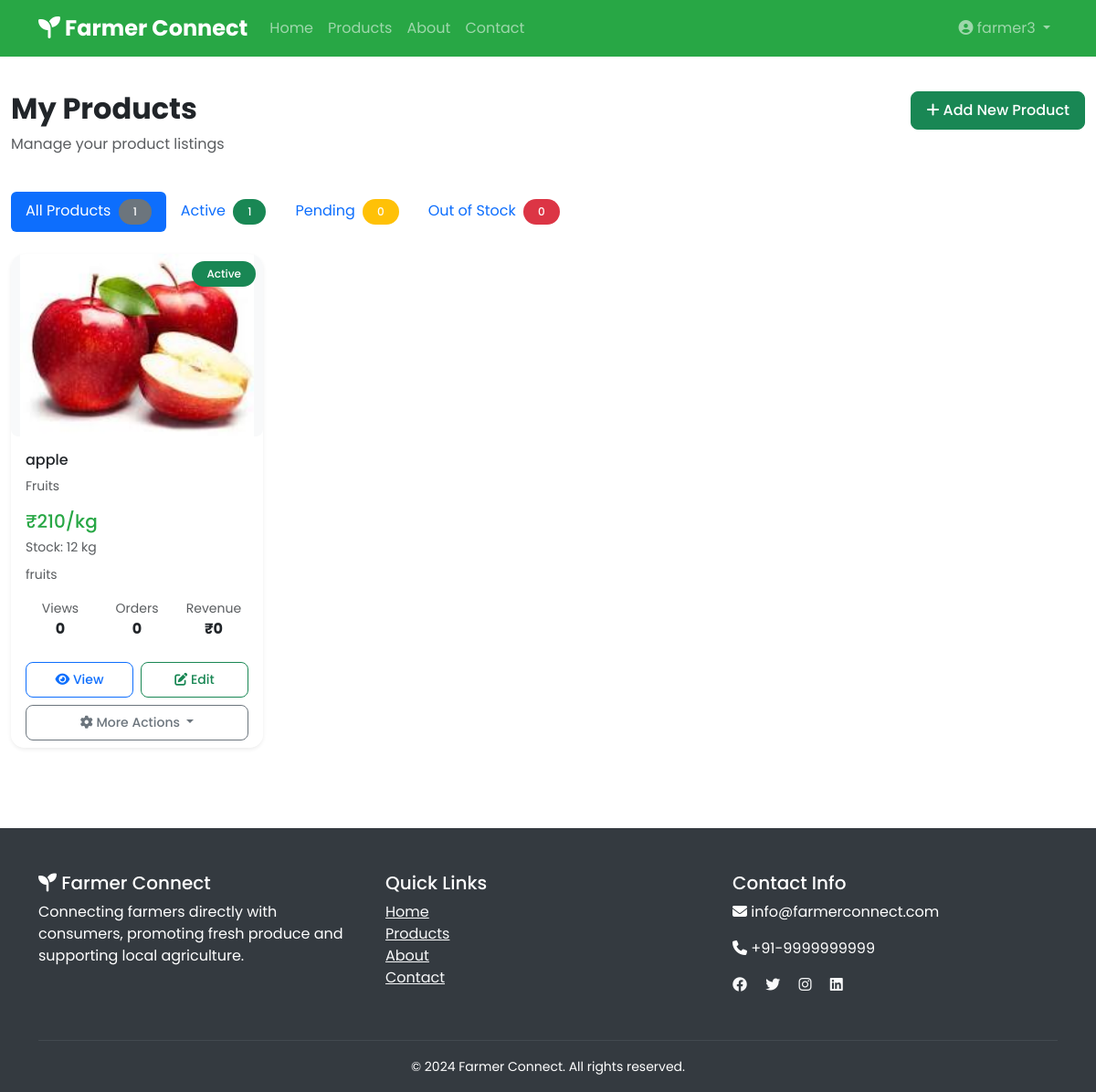
Screenshot of /farmer/products (signed in) with the database file from the repository.
### tables this page shows
CREATE TABLE products (
            id INTEGER PRIMARY KEY AUTOINCREMENT,
            farmer_id INTEGER NOT NULL,
            name VARCHAR(100) NOT NULL,
            description TEXT,
            category VARCHAR(50) NOT NULL,
            price DECIMAL(10,2) NOT NULL,
            unit VARCHAR(20) NOT NULL,
            quantity INTEGER NOT NULL DEFAULT 0,
            image VARCHAR(200),
            is_approved BOOLEAN DEFAULT 0,
            is_featured BOOLEAN DEFAULT 0,
            harvest_date DATE,
            expiry_date DATE,
            organic BOOLEAN DEFAULT 0,
            created_at TIMESTAMP DEFAULT CURRENT_TIMESTAMP,
            updated_at TIMESTAMP DEFAULT CURRENT_TIMESTAMP,
            FOREIGN KEY (farmer_id) REFERENCES users (id)
        );

### modules/farmer.py (the view)
@farmer_bp.route('/products')
@require_login(['farmer'])
@require_approval
def products():
    conn = get_db_connection()
    farmer = conn.execute('''
        SELECT * FROM users WHERE id = ? AND user_type = 'farmer'
    ''', (session['user_id'],)).fetchone()
    if not farmer:
        flash('Farmer not found!', 'error')
        return redirect(url_for('auth.login'))
    stats = {}
    stats['total_products'] = conn.execute('''
        SELECT COUNT(*) FROM products WHERE farmer_id = ?
    ''', (session['user_id'],)).fetchone()[0]
    stats['approved_products'] = conn.execute('''
        SELECT COUNT(*) FROM products
        WHERE farmer_id = ? AND is_approved = 1 AND quantity > 0
    ''', (session['user_id'],)).fetchone()[0]
    stats['pending_products'] = conn.execute('''
        SELECT COUNT(*) FROM products
        WHERE farmer_id = ? AND is_approved = 0
    ''', (session['user_id'],)).fetchone()[0]
    stats['out_of_stock'] = conn.execute('''
        SELECT COUNT(*) FROM products
        WHERE farmer_id = ? AND quantity = 0 AND is_approved = 1
    ''', (session['user_id'],)).fetchone()[0]
    status = request.args.get('status', 'all')
    category = request.args.get('category')
    search = request.args.get('search')
    query = 'SELECT * FROM products WHERE farmer_id = ?'
    params = [session['user_id']]
    if status == 'active':
        query += ' AND is_approved = 1 AND quantity > 0'
    elif status == 'pending':
        query += ' AND is_approved = 0'
    elif status == 'out_of_stock':
        query += ' AND quantity = 0'
    if category:
        query += ' AND category = ?'
        params.append(category)
    if search:
        query += ' AND (name LIKE ? OR description LIKE ?)'
        params.extend([f'%{search}%', f'%{search}%'])
    query += ' ORDER BY created_at DESC'
    products_list = conn.execute(query, params).fetchall()
    categories = conn.execute('''
        SELECT DISTINCT category FROM products WHERE farmer_id = ?
        ORDER BY category
    ''', (session['user_id'],)).fetchall()
    conn.close()
    return render_template('farmer/products.html',
                         farmer=farmer,
                         stats=stats,
                         products=products_list,
                         categories=categories,
                         current_status=status,
                         current_category=category,
                         current_search=search)

### app.py (called while the page is built, shortened)
@app.context_processor
def inject_cart_count():
    return {'cart_count': 0}

### modules/database.py (called while the page is built)
def get_db_connection():
    conn = sqlite3.connect(DATABASE)
    conn.row_factory = sqlite3.Row
    return conn

### modules/utils.py (called while the page is built)
def indian_rupee_format(amount):
    if amount is None:
        return "₹0"
    amount = float(amount)
    if amount == int(amount):
        amount = int(amount)
    amount_str = f"{amount:,.2f}" if amount != int(amount) else f"{amount:,}"
    return f"₹{amount_str}"

def require_login(user_types=None):
    def decorator(f):
        @wraps(f)
        def decorated_function(*args, **kwargs):
            if 'user_id' not in session:
                flash('Please login to access this page.', 'error')
                return redirect(url_for('auth.login'))
            if user_types and session.get('user_type') not in user_types:
                flash('You do not have permission to access this page.', 'error')
                return redirect(url_for('index'))
            return f(*args, **kwargs)
        return decorated_function
    return decorator

def require_approval(f):
    @wraps(f)
    def decorated_function(*args, **kwargs):
        if not session.get('is_approved'):
            flash('Your account is pending approval. Please wait for admin approval.', 'warning')
            return redirect(url_for('index'))
        return f(*args, **kwargs)
    return decorated_function

### templates/farmer/products.html (shortened to what this page needs)
{% extends "base.html" %}
{% block content %}
<div class="container-fluid py-4">
    <div class="row mb-4">
        <div class="col-md-8">
            <h2 class="fw-bold">My Products</h2>
            <p class="text-muted">Manage your product listings</p>
        </div>
        <div class="col-md-4 text-end">
            {% if farmer.is_approved %}
            <a href="{{ url_for('farmer.add_product') }}" class="btn btn-success">
                <i class="fas fa-plus"></i> Add New Product
            </a>
            {% else %}
            <div class="alert alert-warning">
                Account pending approval
            </div>
            {% endif %}
        </div>
    </div>
    <div class="row mb-4">
        <div class="col">
            <ul class="nav nav-pills">
                <li class="nav-item">
                    <a class="nav-link {{ 'active' if current_status == 'all' else '' }}"
                       href="{{ url_for('farmer.products') }}">
                        All Products <span class="badge bg-secondary ms-1">{{ stats.total_products }}</span>
                    </a>
                </li>
                <li class="nav-item">
                    <a class="nav-link {{ 'active' if current_status == 'approved' else '' }}"
                       href="{{ url_for('farmer.products', status='approved') }}">
                        Active <span class="badge bg-success ms-1">{{ stats.approved_products }}</span>
                    </a>
                </li>
                <li class="nav-item">
                    <a class="nav-link {{ 'active' if current_status == 'pending' else '' }}"
                       href="{{ url_for('farmer.products', status='pending') }}">
                        Pending <span class="badge bg-warning ms-1">{{ stats.pending_products }}</span>
                    </a>
                </li>
                <li class="nav-item">
                    <a class="nav-link {{ 'active' if current_status == 'out_of_stock' else '' }}"
                       href="{{ url_for('farmer.products', status='out_of_stock') }}">
                        Out of Stock <span class="badge bg-danger ms-1">{{ stats.out_of_stock }}</span>
                    </a>
                </li>
            </ul>
        </div>
    </div>
    {% if products %}
    <div class="row g-4">
        {% for product in products %}
        <div class="col-md-6 col-lg-4 col-xl-3">
            <div class="card product-card h-100 border-0 shadow-sm">
                <div class="position-relative">
                    {% if product.image %}
                    <img src="{{ url_for('static', filename=product.image) }}"
                         class="card-img-top product-image" alt="{{ product.name }}">
                    {% else %}
                    <div class="card-img-top product-image d-flex align-items-center justify-content-center bg-light">
                        <i class="fas fa-image fa-3x text-muted"></i>
                    </div>
                    {% endif %}
                    <div class="position-absolute top-0 end-0 m-2">
                        {% if not product.is_approved %}
                        <span class="badge bg-warning">Pending</span>
                        {% elif product.quantity <= 0 %}
                        <span class="badge bg-danger">Out of Stock</span>
                        {% else %}
                        <span class="badge bg-success">Active</span>
                        {% endif %}
                    </div>
                </div>
                <div class="card-body">
                    <h6 class="card-title">{{ product.name }}</h6>
                    <p class="text-muted small">{{ product.category }}</p>
                    <div class="mb-2">
                        <h5 class="text-primary mb-1">{{ product.price|rupee }}/{{ product.unit }}</h5>
                        <small class="text-muted">
                            Stock: {{ product.quantity }} {{ product.unit }}
                        </small>
                    </div>
                    {% if product.description %}
                    <p class="card-text small text-muted">
                        {{ product.description[:80] }}{% if product.description|length > 80 %}...{% endif %}
                    </p>
                    {% endif %}
                    <div class="row g-2 text-center">
                        <div class="col-4">
                            <small class="text-muted d-block">Views</small>
                            <strong>{{ product.views or 0 }}</strong>
                        </div>
                        <div class="col-4">
                            <small class="text-muted d-block">Orders</small>
                            <strong>{{ product.orders_count or 0 }}</strong>
                        </div>
                        <div class="col-4">
                            <small class="text-muted d-block">Revenue</small>
                            <strong>{{ (product.revenue or 0)|rupee }}</strong>
                        </div>
                    </div>
                </div>
                <div class="card-footer bg-white border-0">
                    <div class="row g-2">
                        <div class="col-6">
                            <a href="{{ url_for('product_detail', product_id=product.id) }}"
                               class="btn btn-outline-primary btn-sm w-100" target="_blank">
                                <i class="fas fa-eye"></i> View
                            </a>
                        </div>
                        <div class="col-6">
                            <a href="{{ url_for('farmer.edit_product', product_id=product.id) }}"
                               class="btn btn-outline-success btn-sm w-100">
                                <i class="fas fa-edit"></i> Edit
                            </a>
                        </div>
                    </div>
                    <div class="mt-2">
                        <div class="dropdown w-100">
                            <button class="btn btn-outline-secondary btn-sm w-100 dropdown-toggle"
                                    type="button" data-bs-toggle="dropdown">
                                <i class="fas fa-cog"></i> More Actions
                            </button>
                        </div>
                    </div>
                </div>
            </div>
        </div>
        {% endfor %}
    </div>
    {% endif %}
</div>
{% endblock %}

### templates/base.html (style rules this page uses)
* { font-family: 'Poppins', sans-serif; }
:root { --primary-color: #28a745; --secondary-color: #6c757d; --success-color: #28a745; --warning-color: #ffc107; --danger-color: #dc3545; --info-color: #17a2b8; }
.text-primary { color: var(--primary-color) !important; }
.card { border-radius: 15px; box-shadow: 0 0.125rem 0.25rem rgba(0, 0, 0, 0.075); border: 1px solid rgba(0, 0, 0, 0.125); }
.btn { border-radius: 8px; padding: 0.5rem 1rem; font-weight: 500; }
.product-card { transition: transform 0.2s ease-in-out; border-radius: 15px; overflow: hidden; }
.product-image { height: 200px; object-fit: contain; object-position: center; background-color: #f8f9fa; border-radius: 8px; }
.badge { border-radius: 20px; padding: 0.5rem 1rem; font-weight: 500; }

### rows the page displays
products: image (picture), is_approved "Active", name "apple", category "Fruits", price "₹210", unit "kg", quantity "12", description "fruits", is_featured "0", revenue "₹0"

### other values shown
{{ session.full_name }} "farmer3"
{{ stats.total_products }} "1"
{{ stats.approved_products }} "1"
{{ stats.pending_products }} "0"
{{ stats.out_of_stock }} "0"
